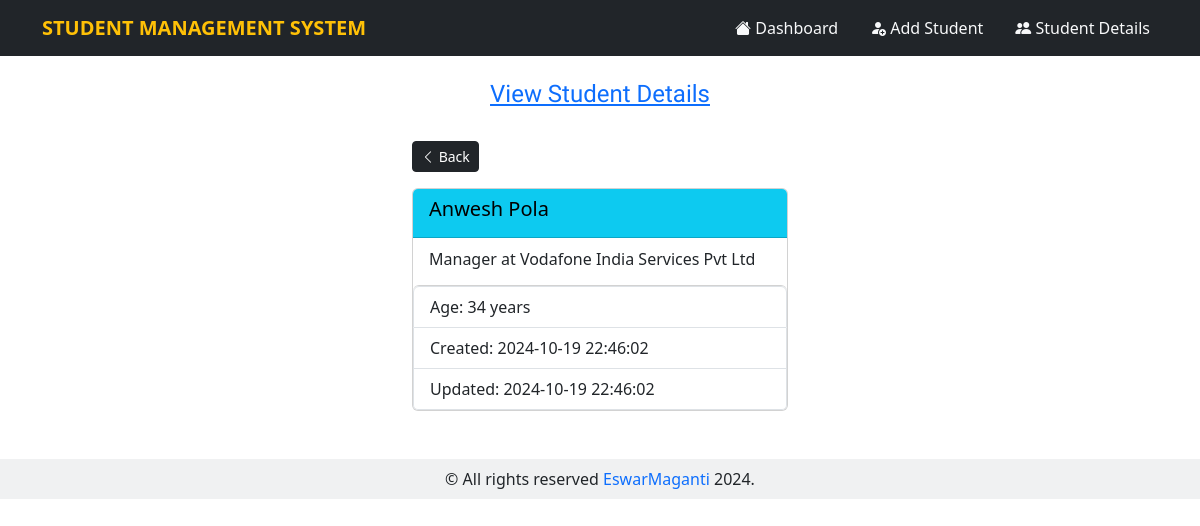
/view_student/2, run on the app's committed database.
### models/__init__.py (models this page shows)
class Student(db.Model):
    id = db.Column(db.Integer, primary_key=True)
    first_name= db.Column(db.String(100), nullable=False)
    last_name= db.Column(db.String(100), nullable=False)
    email = db.Column(db.String(80), unique=True ,nullable=False)
    age = db.Column(db.Integer, nullable=False)
    bio = db.Column(db.String(500))
    created_at = db.Column(db.DateTime(timezone=True), server_default=func.now())
    updated_at = db.Column(db.DateTime(timezone=True), server_default=func.now())

### main.py (the view)
@app.get('/view_student/<int:student_id>')
def view_student(student_id):
    student = Student.query.filter_by(id=student_id).first()
    return render_template('view_student.html', page_heading='View Student Details', student=student)

### templates/view_student.html
{% extends 'base.html'%}
{% block content %}
<div class="col-md-4 container mb-5">
<a href="{{url_for('get_students')}}">
    <button class="btn btn-sm btn-dark"> <i class="bi bi-chevron-left"></i> Back</button>
</a>
<div class="card  mt-3">
    <div class="card-header text-bg-info">
        <h5 class="card-title">{{student.first_name+' '+ student.last_name}}</h5>
    </div>
    <div class="card-body">
        <h6 class="card-subtitle">{{student.bio}}</h6>
    </div>
    <ul class="list-group">
        <li class="list-group-item">Age: {{student.age}} years </li>
        <li class="list-group-item">Created: {{student.created_at}}</li>
        <li class="list-group-item">Updated: {{student.updated_at}}</li>
    </ul>
</div>
</div>
{% endblock %}

### data on the page
Student: first_name+last_name "Anwesh Pola", bio "Manager at Vodafone India Services Pvt Ltd", age "34", created_at "2024-10-19 22:46:02", updated_at "2024-10-19 22:46:02"

### other printed values
{{ page_heading }} "View Student Details"
